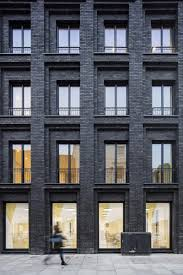
#> input picture notebooks/session_5/building.jpg, 183 x 275 px
$ jupyter execute session_5.ipynb   (older library calls are emulated)
#> lines starting #> are read from the running program, lines starting #| are printed output that depends on the picture; after the words box and inside, x2 and y2 are one past the last pixel; in counts of white or black regions, pixels touching at a corner belong together
# topics:
- project and add store text for ocr
- Fliter Images recap
- [Image Gradients](#Image-Gradients)
    - [gradients doc](https://opencv-python-tutroals.readthedocs.io/en/latest/py_tutorials/py_imgproc/py_gradients/py_gradients.html)
- [Canny edge detection algorithm](#Canny-edge-detection-algorithm)
    - [Doc](https://opencv-python-tutroals.readthedocs.io/en/latest/py_tutorials/py_imgproc/py_canny/py_canny.html)
----
slides 3

[cell 1]
import cv2
import numpy as np
import matplotlib.pyplot as plt
from matplotlib.pyplot import figure

# Image Gradients
- cv2.Sobel
- cv2.Scharr
- cv2.Laplacian

[cell 2]
img = cv2.imread('session_5/building.jpg' , 0)
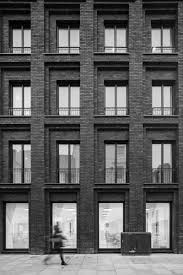
#> img: shape (275, 183); min 0, max 255, mean 96.5
laplacian = cv2.Laplacian(img,cv2.CV_64F)
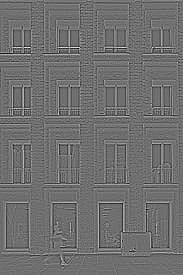
#> laplacian: shape (275, 183) float64; min -288, max 369, mean 0; drawn with min black and max white
sobelx = cv2.Sobel(img,cv2.CV_64F,1,0,ksize=5)
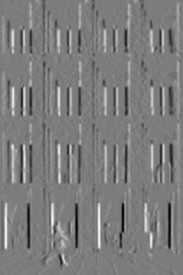
#> sobelx: shape (275, 183) float64; min -9287, max 9702, mean 23.8; drawn with min black and max white
sobely = cv2.Sobel(img,cv2.CV_64F,0,1,ksize=5)
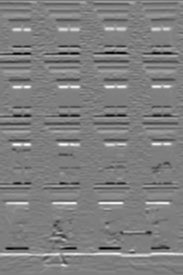
#> sobely: shape (275, 183) float64; min -9372, max 9567, mean 73.5; drawn with min black and max white
scharrx = cv2.Scharr(img,cv2.CV_64F,1,0)
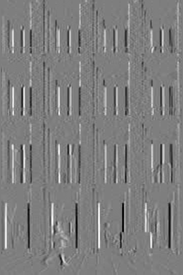
#> scharrx: shape (275, 183) float64; min -3338, max 3383, mean 5.8; drawn with min black and max white
scharry = cv2.Scharr(img,cv2.CV_64F,0,1)
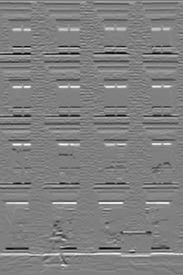
#> scharry: shape (275, 183) float64; min -3305, max 3303, mean 19.1; drawn with min black and max white


figure(figsize=(8, 10), dpi=80)
plt.subplot(2,3,1),plt.imshow(img,cmap = 'gray')
plt.title('Original'), plt.xticks([]), plt.yticks([])
plt.subplot(2,3,2),plt.imshow(laplacian,cmap = 'gray')
plt.title('Laplacian'), plt.xticks([]), plt.yticks([])
plt.subplot(2,3,3),plt.imshow(sobelx,cmap = 'gray')
plt.title('Sobel X'), plt.xticks([]), plt.yticks([])
plt.subplot(2,3,4),plt.imshow(sobely,cmap = 'gray')
plt.title('Sobel Y'), plt.xticks([]), plt.yticks([])

plt.subplot(2,3,5),plt.imshow(scharrx,cmap = 'gray')
plt.title('Scharr X'), plt.xticks([]), plt.yticks([])
plt.subplot(2,3,6),plt.imshow(scharry,cmap = 'gray')
plt.title('Scharr Y'), plt.xticks([]), plt.yticks([])

plt.show()

## Canny edge detection algorithm

[cell 3]
figure(figsize=(8, 10), dpi=80)

img = cv2.imread('session_5/building.jpg',0)
edges = cv2.Canny(img,100,200)
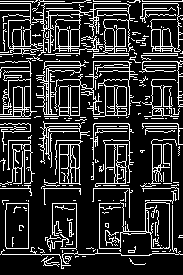
#> edges: shape (275, 183); 19% white in thin lines or dots

plt.subplot(121),plt.imshow(img,cmap = 'gray')
plt.title('Original Image'), plt.xticks([]), plt.yticks([])
plt.subplot(122),plt.imshow(edges,cmap = 'gray')
plt.title('Edge Image'), plt.xticks([]), plt.yticks([])

plt.show()

$ run again, with notebooks/session_5/cube.jpg copied over notebooks/session_5/building.jpg
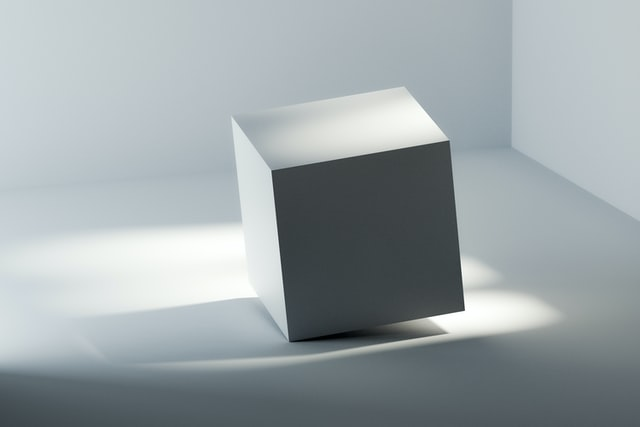
#> input picture notebooks/session_5/cube.jpg, 640 x 427 px
#> edges: shape (427, 640); 0.55% white in thin lines or dots, all inside (x1, y1, x2, y2) = (167, 86, 465, 360)
#> `plt.show()`:
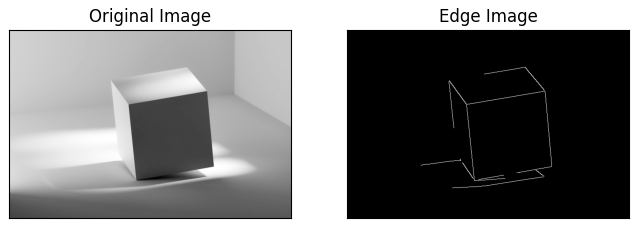
#> figure drawn by matplotlib, 2 panels
